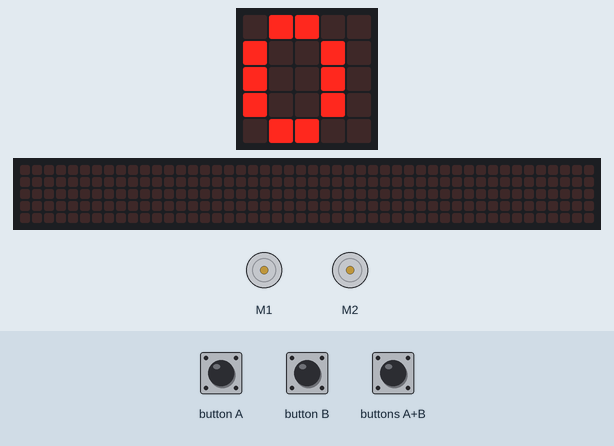
Recording of a program running on a simulated BBC micro:bit (MakeCode). Shown: the board's 5×5 LED display, a strip that is not on the board, showing the scrolling text unrolled, 2 × DC motor (green arrow = forward, orange = backward, longer = faster). Inputs (shaded band) come from the test bench. The 48×5 strip is a reading aid, not a part: it shows the text the display is scrolling, unrolled, one strip-width of it at a time.

Above: at 7.0 s.
7.1 s: button A pressed for 0.15 s
At 7.46 s:
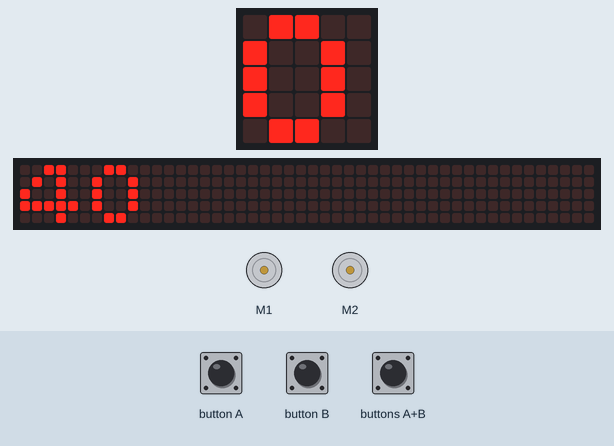
7.8 s: button B pressed for 0.15 s
At 8.06 s:
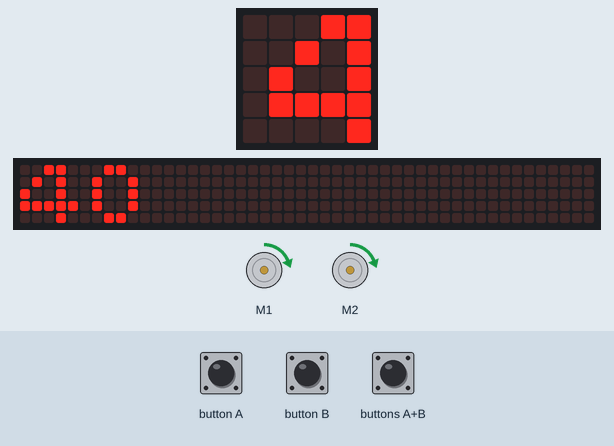
8.5 s: buttons A+B pressed for 0.15 s
At 8.81 s:
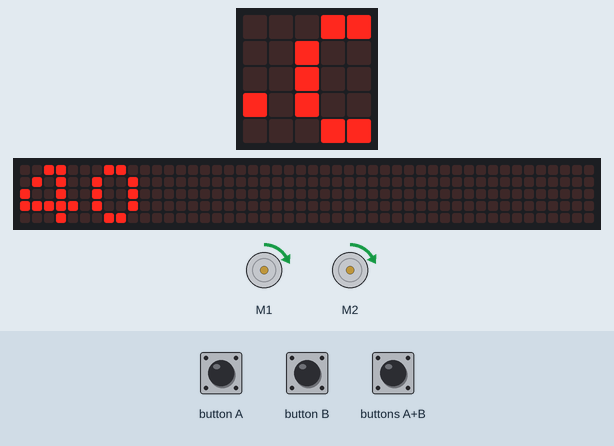
9.2 s: button A pressed for 0.15 s
12.9 s: button B pressed for 0.15 s
At 19.41 s:
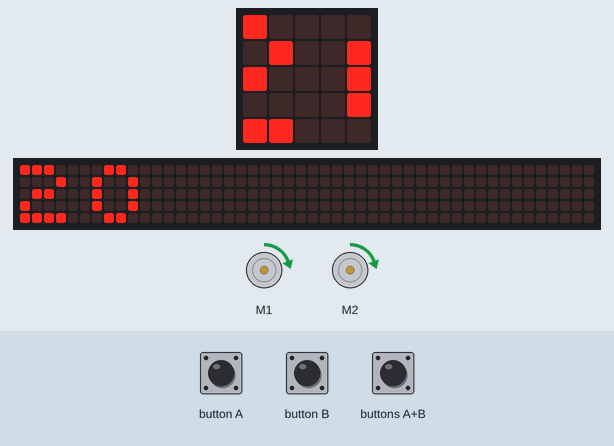
19.5 s: button A pressed for 0.15 s
At 20.82 s:
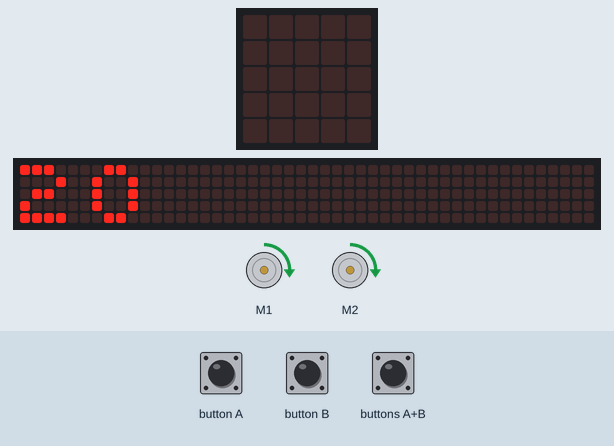
Timing chart, 0 to 21.2 s (numbered marks = the images above; inputs shaded):
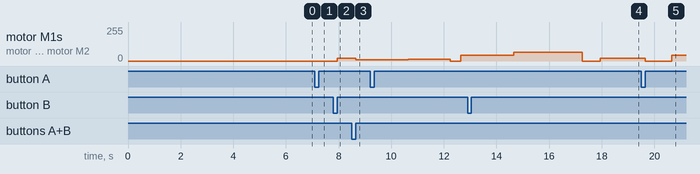

The program:

main.ts
```typescript
input.onButtonPressed(Button.A, function () {
    Abiadura = 40
    maqueen.motorRun(maqueen.Motors.All, maqueen.Dir.CW, 0)
    basic.pause(5000)
    maqueen.motorStop(maqueen.Motors.All)
    Abiadura = 0
})
input.onButtonPressed(Button.AB, function () {
    Abiadura = 10
    maqueen.motorRun(maqueen.Motors.All, maqueen.Dir.CW, Abiadura)
    basic.pause(2000)
    while (Abiadura > 0) {
        Abiadura += 2
        maqueen.motorRun(maqueen.Motors.All, maqueen.Dir.CW, Abiadura)
        basic.pause(2000)
    }
})
input.onButtonPressed(Button.B, function () {
    Abiadura = 20
    maqueen.motorRun(maqueen.Motors.All, maqueen.Dir.CW, Abiadura)
    basic.pause(5000)
    Abiadura += 20
    basic.pause(5000)
    maqueen.motorStop(maqueen.Motors.All)
    Abiadura = 0
})
let Abiadura = 0
Abiadura = 0
basic.showNumber(Abiadura)
basic.pause(1000)
basic.showString("kO1")
basic.pause(500)
basic.forever(function () {
    basic.showNumber(Abiadura)
})
```

test.ts
```typescript
// aquí va el archivo "tests"; esto no se compilará cuando este paquete se utilice como una extensión.
```

Measured:
- after the input at 7.1 s, the display: changes after 0.29 s (image 1)
- after the input at 7.8 s, motor M1, motor M2: stopped → forward 20/255 after 0.15 s
- after the input at 8.5 s, motor M1, motor M2: forward 20/255 → forward 10/255 after 0.15 s
- after the input at 19.5 s, motor M1, motor M2: forward 22/255 → stopped after 0.15 s, → forward 42/255 1.0 s later
- what the display in image 5 shows lasts 0.5 s, from 20.5 s to 21.0 s
